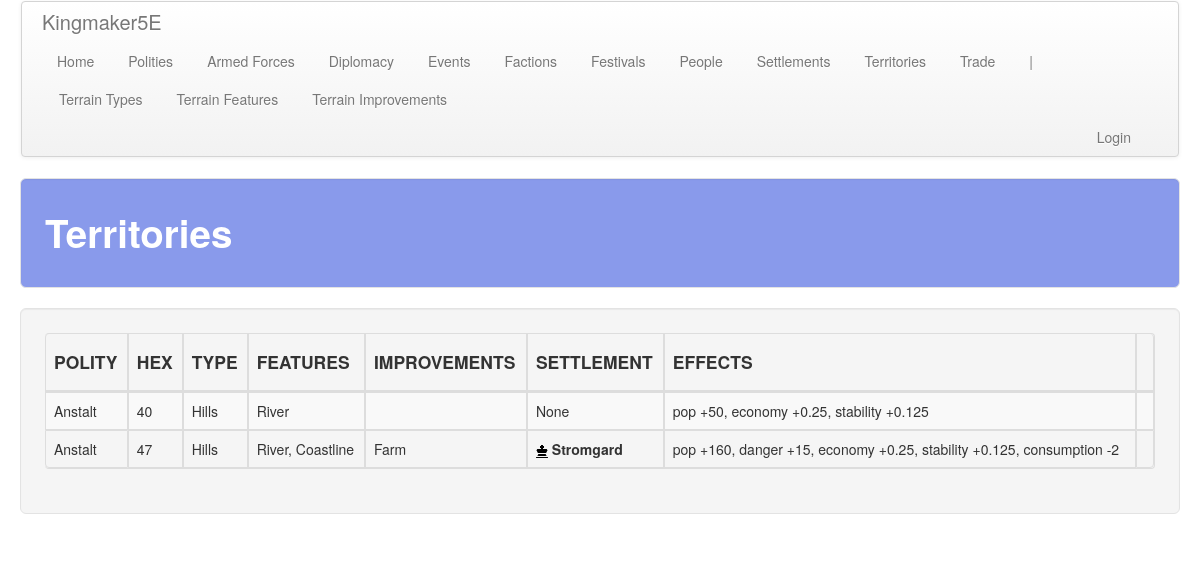
Page /territory/ on the committed database.
### territory/models.py (models this page shows, shortened)
class Territory(models.Model):
    polity = models.ForeignKey(
        'polity.Polity', on_delete=models.CASCADE,
        related_name='territory', related_query_name='territory'
    )
    hex = models.CharField(max_length=20, null=True)
    type = models.ForeignKey(
        Type, on_delete=models.CASCADE,
        related_name='territory', related_query_name='territory'
    )
    features = models.ManyToManyField(
        Feature, related_name='territory', related_query_name='territory',
        blank=True,
    )
    improvements = models.ManyToManyField(
        Improvement, related_name='territory', related_query_name='territory',
        blank=True,
    )

class Type(models.Model):
    name = models.CharField(max_length=default_max_length)
    pop_bonus = models.IntegerField(default=0)
    dan_bonus = models.IntegerField(default=0)
    exp_time = models.IntegerField(default=1)
    prep_time = models.IntegerField(default=1)
    prep_cost = models.IntegerField(default=1)
    farm_cost = models.IntegerField(default=1)
    road_cost = models.IntegerField(default=1)
    def __str__(self):
        return self.name

class Feature(models.Model):
    name = models.CharField(max_length=default_max_length)
    desc = models.TextField(default="", blank=True, null=True)
    pop_bonus = models.IntegerField(default=0)
    dan_bonus = models.IntegerField(default=0)
    eco_bonus = models.FloatField(default=0)
    loy_bonus = models.FloatField(default=0)
    sta_bonus = models.FloatField(default=0)
    def_bonus = models.IntegerField(default=0)
    con_bonus = models.IntegerField(default=0)
    inc_bonus = models.IntegerField(default=0)
    unr_bonus = models.IntegerField(default=0)
    def __str__(self):
        return self.name

class Improvement(models.Model):
    name = models.CharField(max_length=default_max_length)
    pop_bonus = models.IntegerField(default=0)
    dan_bonus = models.IntegerField(default=0)
    eco_bonus = models.FloatField(default=0)
    loy_bonus = models.FloatField(default=0)
    sta_bonus = models.FloatField(default=0)
    fam_bonus = models.IntegerField(default=0)
    inf_bonus = models.IntegerField(default=0)
    def_bonus = models.IntegerField(default=0)
    con_bonus = models.IntegerField(default=0)
    inc_bonus = models.IntegerField(default=0)
    unr_bonus = models.IntegerField(default=0)
    cost_per_month = models.IntegerField(default=0)
    construction_time = models.IntegerField(default=0)
    exclusive = models.BooleanField()
    desc = models.TextField(default="")
    def __str__(self):
        return self.name

### polity/models.py (models this page shows, shortened)
class Polity(models.Model):
    name = models.CharField(max_length=default_max_length)
    government = models.ForeignKey(
        Government, on_delete=models.CASCADE,
        related_name='polity', related_query_name='polity')
    alignment_lc = models.ForeignKey(
        AlignmentLC, on_delete=models.CASCADE,
        related_name='polity', related_query_name='polity')
    alignment_ge = models.ForeignKey(
        AlignmentGE, on_delete=models.CASCADE,
        related_name='polity', related_query_name='polity')
    treasury = models.IntegerField(default=0)
    unrest = models.IntegerField(default=0)
    fame = models.IntegerField(default=0)
    infamy = models.IntegerField(default=0)
    desc = models.TextField(default="", blank=True)
    tax_edict = models.ForeignKey(
        'core.TaxEdict', on_delete=models.CASCADE,
        related_name='polity', related_query_name='polity')
    promotion_edict = models.ForeignKey(
        'core.PromotionEdict', on_delete=models.CASCADE,
        related_name='polity', related_query_name='polity')
    holiday_edict = models.ForeignKey(
        'core.HolidayEdict', on_delete=models.CASCADE,
        related_name='polity', related_query_name='polity')
    recruitment_edict = models.ForeignKey(
        'core.RecruitmentEdict', on_delete=models.CASCADE,
        related_name='polity', related_query_name='polity')
    ruler_attribute_1 = models.ForeignKey(
        Attribute, on_delete=models.CASCADE, null=True, blank=True,
        related_name='polity_ruler_1', related_query_name='polity_ruler_1')
    ruler_attribute_2 = models.ForeignKey(
        Attribute, on_delete=models.CASCADE, null=True, blank=True,
        related_name='polity_ruler_2', related_query_name='polity_ruler_2')
    ruler_attribute_3 = models.ForeignKey(
        Attribute, on_delete=models.CASCADE, null=True, blank=True,
        related_name='polity_ruler_3', related_query_name='polity_ruler_3')
    spymaster_attribute = models.ForeignKey(
        Attribute, on_delete=models.CASCADE, null=True, blank=True,
        related_name='polity_spymaster', related_query_name='polity_spymaster')

### settlements/models.py (models this page shows, shortened)
class Settlement(models.Model):
    territory = models.ForeignKey(
        'territory.Territory', on_delete=models.CASCADE,
        related_name='settlement', related_query_name='settlement'
    )
    name = models.CharField(max_length=default_max_length)
    districts = models.IntegerField(default=1)
    capital = models.BooleanField(default=False)

### territory/views.py (the view)
# urls.py: path('', views.territories, name='territories'),
def territories(request):
    obj_plural = a_plural.replace(' ', '_')
    items = a_obj.objects.order_by('polity', 'hex', 'type')
    items = get_territory_effects(items)['territories']
    return render(
        request, '%s/%s.html' % (app_name, obj_plural),
        {'title': obj_plural.capitalize(), obj_plural: items}
    )

### common/utils.py (called while the page is built)
def get_signed_number(number):
    if number >= 0:
        s = '+%s' % number
    else:
        s = '-%s' % abs(number)
    return {'s': s}

### territory/templates/territory/territories.html (shortened to what this page needs)
<!DOCTYPE html>
{% extends 'territory/base.html' %}
{% load staticfiles %}
{% block table_header %}
    <th class="th_ccell"><h4>POLITY</h4></th>
    <th class="th_ccell"><h4>HEX</h4></th>
    <th class="th_ccell"><h4>TYPE</h4></th>
    <th class="th_ccell"><h4>FEATURES</h4></th>
    <th class="th_ccell"><h4>IMPROVEMENTS</h4></th>
    <th class="th_ccell"><h4>SETTLEMENT</h4></th>
    <th class="th_ccell"><h4>EFFECTS</h4></th>
    <th class="th_ccell"><h4></h4></th>
{% endblock %}
{% block table_body %}
    {% for territory in territories %}
        <tr>
            <td class="tb_lcell">{{ territory.polity.name }}</td>
            <td class="tb_ccell">{{ territory.hex }}</td>
            <td class="tb_ccell">{{ territory.type }}</td>
            <td class="tb_ccell">{{ territory.features.all|join:", " }}</td>
            <td class="tb_ccell">{{ territory.improvements.all|join:", " }}</td>
            <td class="tb_ccell">
                {% if territory.the_settlement %}
                    <div class="clickable-object" style="cursor: pointer;" data-href="{% url 'settlements:buildings' settlement_id=territory.the_settlement.pk %}">
                    {% if territory.the_settlement.capital %}
                        <img src="{% static 'img/glyphicons-halflings-211-king.png' %}" alt="My image"/>
                        <b>{{ territory.the_settlement.name }}</b>
                    {% else %}
                        {{ territory.the_settlement.name }}
                    {% endif %}
                    </div>
                {% else %}
                    None
                {% endif %}
            </td>
            <td class="tb_ccell">{{ territory.effects_summary }}</td>
            <td class="tb_ccell">
            </td>
        </tr>
    {% endfor %}
{% endblock %}

### static/css/custom.css (style rules this page uses)
.th_ccell { text-align: center; padding: 20px 20px 20px 20px; }
.tb_ccell { text-align: center; padding: 20px 20px 20px 20px; }
.tb_lcell { text-align: left; padding: 20px 20px 20px 20px; }

### rows in the picture
Territory: polity.name "Anstalt", hex "40", type "Hills", features.all "River", shows "None", effects_summary "pop +50, economy +0.25, stability +0.125"
Territory: polity.name "Anstalt", hex "47", type "Hills", features.all "River, Coastline", improvements.all "Farm", the_settlement.name "Stromgard", effects_summary "pop +160, danger +15, economy +0.25, stability +0.125, consumption -2"

### other values in the picture
{{ title }} "Territories"
